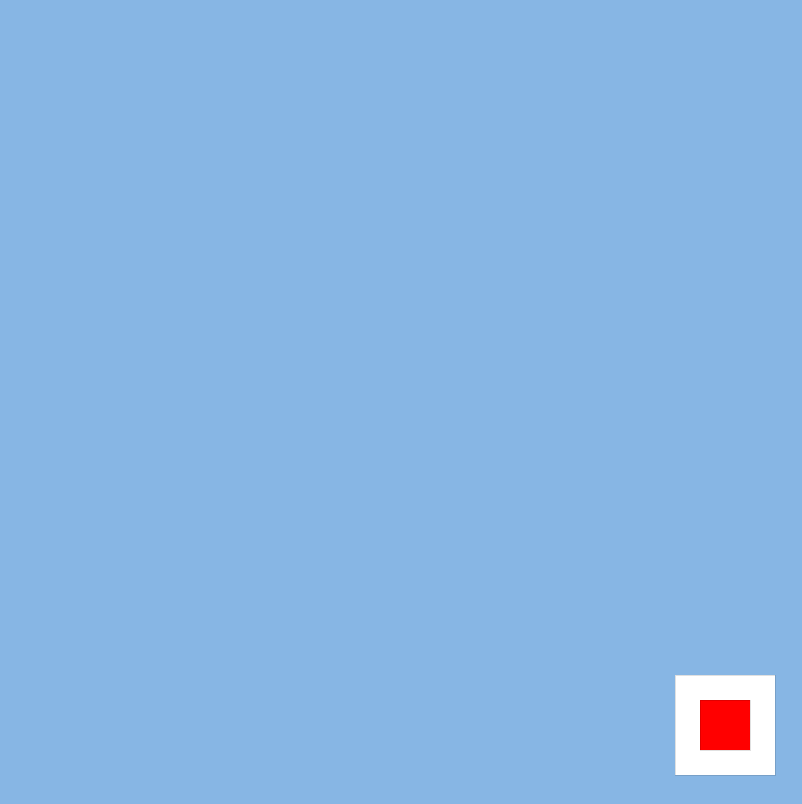
Frame 1 (no input)
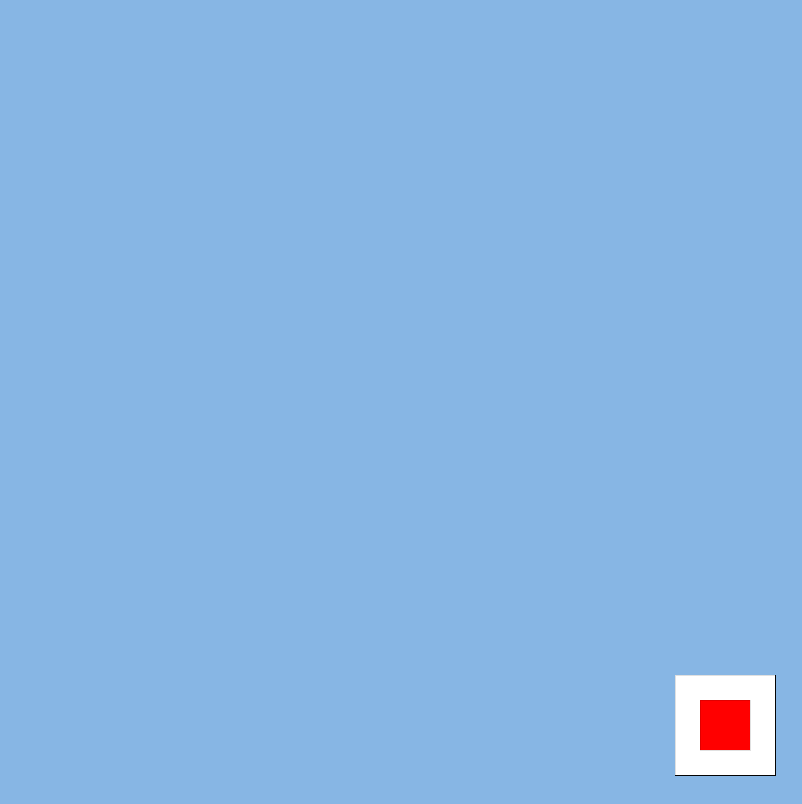
Frame 60 (the mouse pressed at the canvas centre just before this capture)
Frame 120 (the mouse held since frame 60 and released just before this capture): identical to frame 60, image omitted

The Processing sketch that drew these frames (run headless with seeded random() and noise(); from frame 60 on, the mouse is pressed at the canvas centre):

// Processing sketch: chall_16
// ── chall_16.pde
void setup()
{
  size(802,804);
  background(135,182,228);
  strokeWeight(0);
}

void draw()
{
  fill(255);
  rect(675,675,100,100);
  fill(255,0,0);
  rect(700,700,50,50);
}
